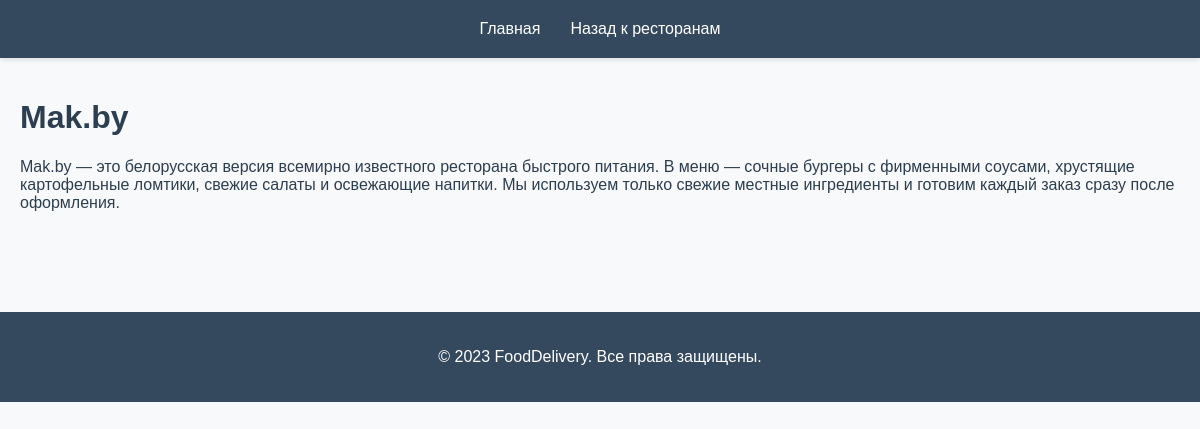
The page /restaurants/1/ on the database as committed earlier.
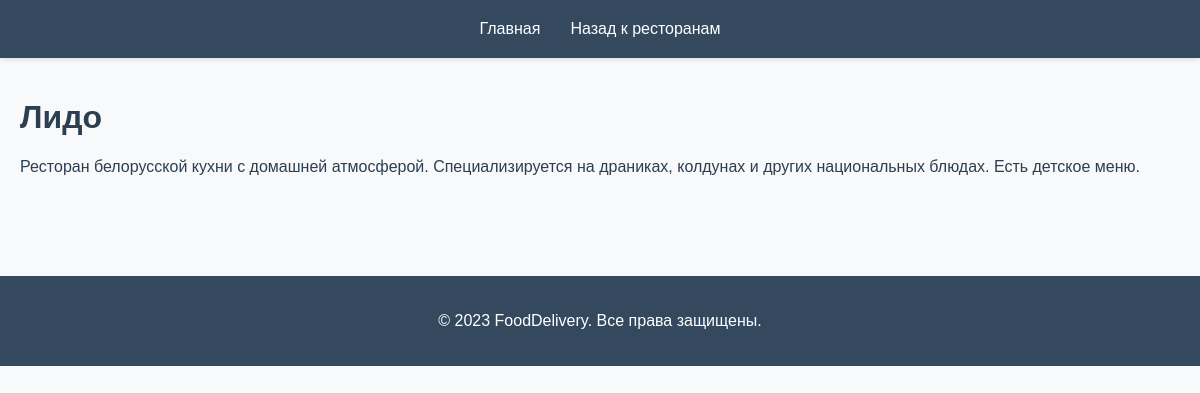
The same page on the database as committed later.
### restaurants/models.py (models this page shows, shortened)
class Restaurant(models.Model):
    name = models.CharField(
        max_length=100,
        verbose_name="Название ресторана"
    )
    description = models.TextField(
        verbose_name="Описание ресторана"
    )
    address = models.CharField(
        max_length=200,
        verbose_name="Адрес ресторана"
    )
    phone = models.CharField(
        max_length=20,
        verbose_name="Телефон ресторана"
    )
    delivery_radius = models.PositiveIntegerField(
        default=5,
        verbose_name="Радиус доставки (км)"
    )
    is_active = models.BooleanField(
        default=True,
        verbose_name="Активен"
    )
    cuisine_type = models.CharField(
        max_length=100,
        blank=True,
        verbose_name="Тип кухни"
    )
    rating = models.FloatField(
        null=True,
        blank=True,
        verbose_name="Рейтинг"
    )
    reviews_count = models.PositiveIntegerField(
        default=0,
        verbose_name="Количество отзывов"
    )
    delivery_time = models.PositiveIntegerField(
        null=True,
        blank=True,
        verbose_name="Время доставки (мин)"
        )
    min_order = models.DecimalField(
        max_digits=6,
        decimal_places=2,
        default=15,
        verbose_name="Минимальный заказ"
        )
    class Meta:
        verbose_name = "Ресторан"
        verbose_name_plural = "Рестораны"
        ordering = ['name']

### restaurants/views.py (the view)
# urls.py: path('restaurants/<int:restaurant_id>/', views.dish_list, name='dish_list'),
def dish_list(request, restaurant_id):
    restaurant = get_object_or_404(Restaurant, id=restaurant_id)
    dishes = restaurant.dishes.all()
    return render(request, 'restaurants/dish_list.html', {'restaurant': restaurant, 'dishes': dishes})

### restaurants/templates/restaurants/dish_list.html (shortened to what this page needs)
{% load static %}
<!DOCTYPE html>
<html lang="ru">
<head>
    <link rel="stylesheet" href="{% static 'restaurants/css/styles.css' %}">
</head>
<body>
    <header>
        <nav>
            <ul>
                <li><a href="{% url 'home' %}">Главная</a></li>
                <li><a href="{% url 'restaurant_list' %}">Назад к ресторанам</a></li>
            </ul>
        </nav>
    </header>
    <div class="container">
        <h1>{{ restaurant.name }}</h1>
        <p class="restaurant-description">{{ restaurant.description }}</p>
    </div>
    <footer>
        <p>&copy; 2023 FoodDelivery. Все права защищены.</p>
    </footer>
</body>
</html>

### restaurants/static/restaurants/css/styles.css (style rules this page uses)
body { font-family: 'Arial', sans-serif; margin: 0; padding: 0; background-color: #f8f9fa; color: #2c3e50; }
.container { max-width: 1200px; margin: 0 auto; padding: 20px; }
header { background-color: #34495e; color: #fff; padding: 20px 0; box-shadow: 0 2px 5px rgba(0,0,0,0.1); }
nav ul { list-style: none; padding: 0; margin: 0; display: flex; justify-content: center; gap: 30px; }
nav a { color: #fff; text-decoration: none; font-weight: 500; transition: color 0.3s; }
footer { background-color: #34495e; color: #fff; text-align: center; padding: 20px; margin-top: 50px; }

Rows that differ between the two databases and show on the page:
changed Restaurant: name "Mak.by" → "Лидо"; description "Mak.by — это белорусская версия всемирно известного ресторана быстрого питания. В меню — сочные бургеры с фирменными соусами, хрустящие картофельные ломтики, свежие салаты и освежающие напитки. Мы используем только свежие местные ингредиенты и готовим каждый заказ сразу после оформления." → "Ресторан белорусской кухни с домашней атмосферой. Специализируется на драниках, колдунах и других национальных блюдах. Есть детское меню."
